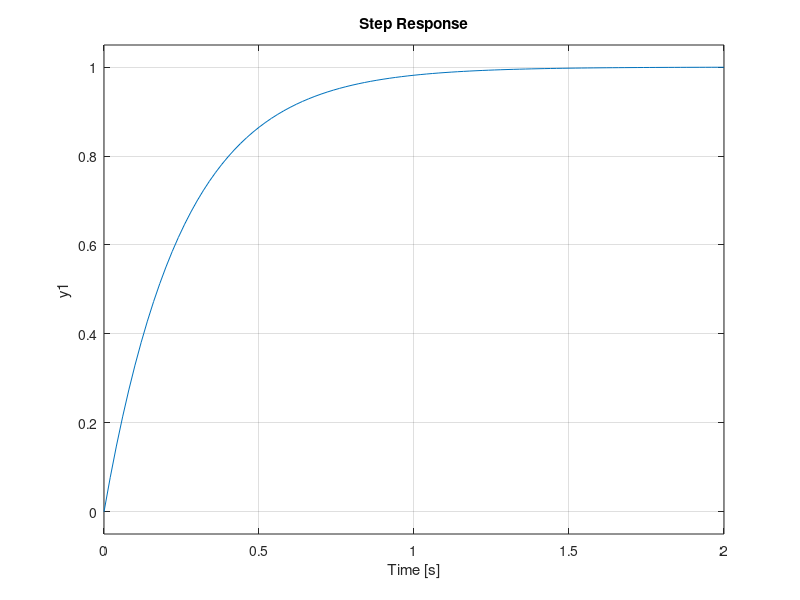

The MATLAB script that drew this image: (Note: this script raises an error after producing the figure.)
clc;
T = [0.25 0.5 1 2 3];   % Time constants

figure;
hold on;
grid on;

for i = 1:length(T) 
    sys = tf(1,[T(i) 1]);     % Transfer function 1/(Ts+1)
    step(sys)                % Plot step response

    info = stepinfo(sys);    % Get time specifications
    fprintf('\nFor T = %.2f\n', T(i));
    
    Delay_time =  0.693*T(i)
    Rise_time = info.RiseTime
    Settling_time = info.SettlingTime
end

legend('T=0.25','T=0.5','T=1','T=2','T=3');
title('Step Response of First Order System');
xlabel('Time (sec)');
ylabel('Output');
